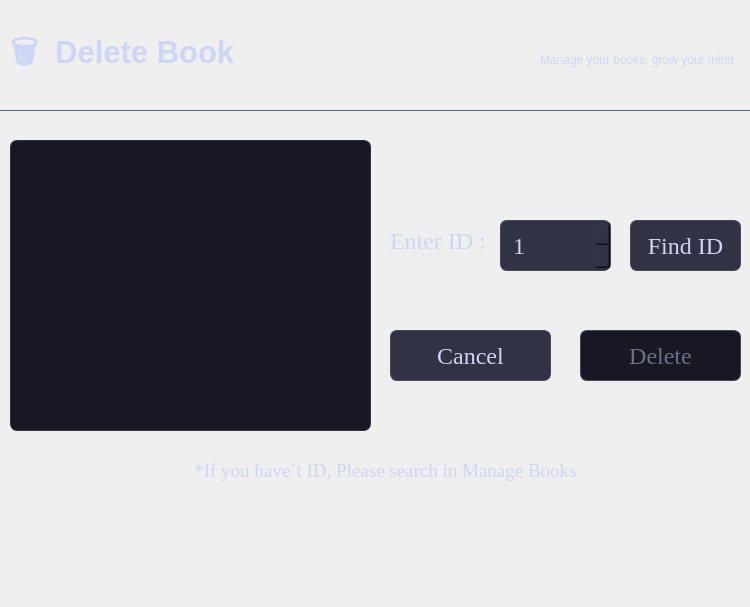
<?xml version="1.0" encoding="UTF-8"?>
<ui version="4.0">
 <class>Form</class>
 <widget class="QWidget" name="Form">
  <property name="geometry">
   <rect>
    <x>0</x>
    <y>0</y>
    <width>750</width>
    <height>607</height>
   </rect>
  </property>
  <property name="minimumSize">
   <size>
    <width>750</width>
    <height>0</height>
   </size>
  </property>
  <property name="maximumSize">
   <size>
    <width>750</width>
    <height>16777215</height>
   </size>
  </property>
  <property name="windowTitle">
   <string>Form</string>
  </property>
  <widget class="QWidget" name="widget" native="true">
   <property name="geometry">
    <rect>
     <x>0</x>
     <y>0</y>
     <width>750</width>
     <height>611</height>
    </rect>
   </property>
   <property name="maximumSize">
    <size>
     <width>750</width>
     <height>16777215</height>
    </size>
   </property>
   <property name="styleSheet">
    <string notr="true">QMainWindow, QDialog {
    background-color: #1e1e2e;
    color: #cdd6f4;
}

QLabel {
    color: #cdd6f4;
    background-color: transparent;
}

QPushButton {
    background-color: #313244;
    color: #cdd6f4;
    border: 1px solid #45475a;
    border-radius: 7px;
    padding: 8px 14px;
}

QPushButton:hover {
    background-color: #45475a;
}

QPushButton:pressed {
    background-color: #585b70;
}

QPushButton:disabled {
    background-color: #181825;
    color: #6c7086;
}

QLineEdit {
    background-color: #313244;
    color: #cdd6f4;
    border: 1px solid #45475a;
    border-radius: 7px;
    padding: 7px 10px;
}

QLineEdit:focus {
    border: 1px solid #89b4fa;
}

QTextBrowser,
QTextEdit {
    background-color: #181825;
    color: #cdd6f4;
    border: 1px solid #313244;
    border-radius: 7px;
    padding: 8px;
}

QTextBrowser:focus,
QTextEdit:focus {
    border: 1px solid #89b4fa;
}

QComboBox {
    background-color: #313244;
    color: #cdd6f4;
    border: 1px solid #45475a;
    border-radius: 7px;
    padding: 7px 10px;
}

QComboBox:hover {
    border: 1px solid #585b70;
}

QComboBox:focus {
    border: 1px solid #89b4fa;
}

QComboBox QAbstractItemView {
    background-color: #313244;
    color: #cdd6f4;
    selection-background-color: #45475a;
}

QListWidget {
    background-color: #181825;
    color: #cdd6f4;
    border: 1px solid #313244;
    border-radius: 7px;
}

QListWidget::item {
    padding: 7px;
}

QListWidget::item:hover {
    background-color: #313244;
}

QListWidget::item:selected {
    background-color: #45475a;
    color: #ffffff;
}

QTableWidget {
    background-color: #181825;
    color: #cdd6f4;
    border: 1px solid #313244;
    gridline-color: #313244;
    selection-background-color: #45475a;
    selection-color: #ffffff;
}

QHeaderView::section {
    background-color: #313244;
    color: #cdd6f4;
    padding: 7px;
    border: none;
}

QGroupBox {
    color: #cdd6f4;
    border: 1px solid #313244;
    border-radius: 8px;
    margin-top: 10px;
    padding: 10px;
}

QGroupBox::title {
    subcontrol-origin: margin;
    left: 10px;
    padding: 0 5px;
    color: #89b4fa;
}

QScrollBar:vertical {
    background-color: #181825;
    width: 10px;
}

QScrollBar::handle:vertical {
    background-color: #45475a;
    border-radius: 5px;
    min-height: 30px;
}

QScrollBar::handle:vertical:hover {
    background-color: #585b70;
}

QScrollBar::add-line:vertical,
QScrollBar::sub-line:vertical {
    height: 0px;
}

QScrollBar:horizontal {
    background-color: #181825;
    height: 10px;
}

QScrollBar::handle:horizontal {
    background-color: #45475a;
    border-radius: 5px;
    min-width: 30px;
}

QScrollBar::handle:horizontal:hover {
    background-color: #585b70;
}

QToolTip {
    background-color: #313244;
    color: #cdd6f4;
    border: 1px solid #45475a;
    padding: 6px;
}
QSpinBox {
    background-color: #313244;
    color: #cdd6f4;
    border: 1px solid #45475a;
    border-radius: 7px;
    padding: 7px 10px;
}</string>
   </property>
   <widget class="QPushButton" name="btn_cancel">
    <property name="geometry">
     <rect>
      <x>390</x>
      <y>330</y>
      <width>161</width>
      <height>51</height>
     </rect>
    </property>
    <property name="font">
     <font>
      <family>Times New Roman</family>
      <pointsize>18</pointsize>
     </font>
    </property>
    <property name="text">
     <string>Cancel</string>
    </property>
   </widget>
   <widget class="QPushButton" name="btn_delete">
    <property name="enabled">
     <bool>false</bool>
    </property>
    <property name="geometry">
     <rect>
      <x>580</x>
      <y>330</y>
      <width>161</width>
      <height>51</height>
     </rect>
    </property>
    <property name="font">
     <font>
      <family>Times New Roman</family>
      <pointsize>18</pointsize>
     </font>
    </property>
    <property name="text">
     <string>Delete</string>
    </property>
   </widget>
   <widget class="QPushButton" name="btn_find">
    <property name="geometry">
     <rect>
      <x>630</x>
      <y>220</y>
      <width>111</width>
      <height>51</height>
     </rect>
    </property>
    <property name="font">
     <font>
      <family>Times New Roman</family>
      <pointsize>18</pointsize>
     </font>
    </property>
    <property name="text">
     <string>Find ID</string>
    </property>
   </widget>
   <widget class="QSpinBox" name="sb_find">
    <property name="geometry">
     <rect>
      <x>500</x>
      <y>220</y>
      <width>111</width>
      <height>51</height>
     </rect>
    </property>
    <property name="font">
     <font>
      <family>Times New Roman</family>
      <pointsize>18</pointsize>
     </font>
    </property>
    <property name="minimum">
     <number>1</number>
    </property>
    <property name="maximum">
     <number>999</number>
    </property>
   </widget>
   <widget class="QLabel" name="label_3">
    <property name="geometry">
     <rect>
      <x>120</x>
      <y>440</y>
      <width>531</width>
      <height>61</height>
     </rect>
    </property>
    <property name="font">
     <font>
      <family>Times New Roman</family>
      <pointsize>14</pointsize>
     </font>
    </property>
    <property name="text">
     <string>*If you have`t ID, Please search in Manage Books</string>
    </property>
    <property name="alignment">
     <set>Qt::AlignCenter</set>
    </property>
   </widget>
   <widget class="QTextBrowser" name="txtb_reading">
    <property name="geometry">
     <rect>
      <x>10</x>
      <y>140</y>
      <width>361</width>
      <height>291</height>
     </rect>
    </property>
    <property name="font">
     <font>
      <family>Tw Cen MT</family>
      <pointsize>24</pointsize>
     </font>
    </property>
   </widget>
   <widget class="QLabel" name="label">
    <property name="geometry">
     <rect>
      <x>390</x>
      <y>220</y>
      <width>101</width>
      <height>41</height>
     </rect>
    </property>
    <property name="font">
     <font>
      <family>Times New Roman</family>
      <pointsize>18</pointsize>
     </font>
    </property>
    <property name="text">
     <string>Enter ID : </string>
    </property>
   </widget>
   <widget class="QLabel" name="label_4">
    <property name="geometry">
     <rect>
      <x>10</x>
      <y>20</y>
      <width>351</width>
      <height>71</height>
     </rect>
    </property>
    <property name="font">
     <font>
      <pointsize>23</pointsize>
      <bold>true</bold>
     </font>
    </property>
    <property name="text">
     <string>🗑  Delete Book</string>
    </property>
   </widget>
   <widget class="QLabel" name="label_5">
    <property name="geometry">
     <rect>
      <x>540</x>
      <y>50</y>
      <width>211</width>
      <height>20</height>
     </rect>
    </property>
    <property name="text">
     <string>Manage your books, grow your mind</string>
    </property>
   </widget>
   <widget class="QWidget" name="widget_2" native="true">
    <property name="geometry">
     <rect>
      <x>0</x>
      <y>110</y>
      <width>761</width>
      <height>1</height>
     </rect>
    </property>
    <property name="minimumSize">
     <size>
      <width>0</width>
      <height>1</height>
     </size>
    </property>
    <property name="maximumSize">
     <size>
      <width>16777215</width>
      <height>1</height>
     </size>
    </property>
    <property name="styleSheet">
     <string notr="true">background-color: #52658d</string>
    </property>
   </widget>
  </widget>
 </widget>
 <resources/>
 <connections/>
</ui>
